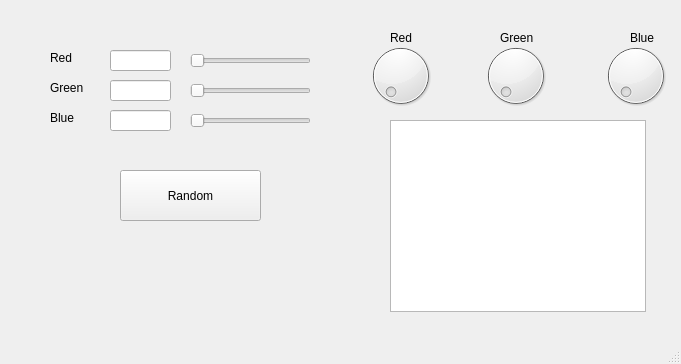
<?xml version="1.0" encoding="UTF-8"?>
<ui version="4.0">
 <class>MainWindow</class>
 <widget class="QMainWindow" name="MainWindow">
  <property name="geometry">
   <rect>
    <x>0</x>
    <y>0</y>
    <width>681</width>
    <height>364</height>
   </rect>
  </property>
  <property name="windowTitle">
   <string>MainWindow</string>
  </property>
  <widget class="QWidget" name="centralwidget">
   <widget class="QLabel" name="redLabel">
    <property name="geometry">
     <rect>
      <x>50</x>
      <y>50</y>
      <width>58</width>
      <height>16</height>
     </rect>
    </property>
    <property name="text">
     <string>Red</string>
    </property>
   </widget>
   <widget class="QLabel" name="greenLabel">
    <property name="geometry">
     <rect>
      <x>50</x>
      <y>80</y>
      <width>58</width>
      <height>16</height>
     </rect>
    </property>
    <property name="text">
     <string>Green</string>
    </property>
   </widget>
   <widget class="QLabel" name="blueLabel">
    <property name="geometry">
     <rect>
      <x>50</x>
      <y>110</y>
      <width>58</width>
      <height>16</height>
     </rect>
    </property>
    <property name="text">
     <string>Blue</string>
    </property>
   </widget>
   <widget class="QLineEdit" name="redEdit">
    <property name="geometry">
     <rect>
      <x>110</x>
      <y>50</y>
      <width>61</width>
      <height>21</height>
     </rect>
    </property>
   </widget>
   <widget class="QLineEdit" name="greenEdit">
    <property name="geometry">
     <rect>
      <x>110</x>
      <y>80</y>
      <width>61</width>
      <height>21</height>
     </rect>
    </property>
   </widget>
   <widget class="QLineEdit" name="blueEdit">
    <property name="geometry">
     <rect>
      <x>110</x>
      <y>110</y>
      <width>61</width>
      <height>21</height>
     </rect>
    </property>
   </widget>
   <widget class="QSlider" name="redSlider">
    <property name="geometry">
     <rect>
      <x>190</x>
      <y>50</y>
      <width>121</width>
      <height>22</height>
     </rect>
    </property>
    <property name="orientation">
     <enum>Qt::Horizontal</enum>
    </property>
   </widget>
   <widget class="QSlider" name="greenSlider">
    <property name="geometry">
     <rect>
      <x>190</x>
      <y>80</y>
      <width>121</width>
      <height>22</height>
     </rect>
    </property>
    <property name="orientation">
     <enum>Qt::Horizontal</enum>
    </property>
   </widget>
   <widget class="QSlider" name="blueSlider">
    <property name="geometry">
     <rect>
      <x>190</x>
      <y>110</y>
      <width>121</width>
      <height>22</height>
     </rect>
    </property>
    <property name="orientation">
     <enum>Qt::Horizontal</enum>
    </property>
   </widget>
   <widget class="QGraphicsView" name="colorView">
    <property name="geometry">
     <rect>
      <x>390</x>
      <y>120</y>
      <width>256</width>
      <height>192</height>
     </rect>
    </property>
   </widget>
   <widget class="QPushButton" name="randomButton">
    <property name="geometry">
     <rect>
      <x>120</x>
      <y>170</y>
      <width>141</width>
      <height>51</height>
     </rect>
    </property>
    <property name="text">
     <string>Random</string>
    </property>
   </widget>
   <widget class="QDial" name="redDial">
    <property name="geometry">
     <rect>
      <x>360</x>
      <y>40</y>
      <width>81</width>
      <height>71</height>
     </rect>
    </property>
   </widget>
   <widget class="QDial" name="greenDial">
    <property name="geometry">
     <rect>
      <x>470</x>
      <y>40</y>
      <width>91</width>
      <height>71</height>
     </rect>
    </property>
   </widget>
   <widget class="QDial" name="blueDial">
    <property name="geometry">
     <rect>
      <x>600</x>
      <y>40</y>
      <width>71</width>
      <height>71</height>
     </rect>
    </property>
   </widget>
   <widget class="QLabel" name="redLabel_2">
    <property name="geometry">
     <rect>
      <x>390</x>
      <y>30</y>
      <width>58</width>
      <height>16</height>
     </rect>
    </property>
    <property name="text">
     <string>Red</string>
    </property>
   </widget>
   <widget class="QLabel" name="greenLabel_2">
    <property name="geometry">
     <rect>
      <x>500</x>
      <y>30</y>
      <width>58</width>
      <height>16</height>
     </rect>
    </property>
    <property name="text">
     <string>Green</string>
    </property>
   </widget>
   <widget class="QLabel" name="blueLabel_2">
    <property name="geometry">
     <rect>
      <x>630</x>
      <y>30</y>
      <width>58</width>
      <height>16</height>
     </rect>
    </property>
    <property name="text">
     <string>Blue</string>
    </property>
   </widget>
  </widget>
  <widget class="QMenuBar" name="menubar">
   <property name="geometry">
    <rect>
     <x>0</x>
     <y>0</y>
     <width>681</width>
     <height>20</height>
    </rect>
   </property>
  </widget>
  <widget class="QStatusBar" name="statusbar"/>
 </widget>
 <resources/>
 <connections>
  <connection>
   <sender>redSlider</sender>
   <signal>valueChanged(int)</signal>
   <receiver>MainWindow</receiver>
   <slot>sliderUpdate()</slot>
   <hints>
    <hint type="sourcelabel">
     <x>262</x>
     <y>79</y>
    </hint>
    <hint type="destinationlabel">
     <x>331</x>
     <y>307</y>
    </hint>
   </hints>
  </connection>
  <connection>
   <sender>greenSlider</sender>
   <signal>valueChanged(int)</signal>
   <receiver>MainWindow</receiver>
   <slot>sliderUpdate()</slot>
   <hints>
    <hint type="sourcelabel">
     <x>286</x>
     <y>114</y>
    </hint>
    <hint type="destinationlabel">
     <x>457</x>
     <y>294</y>
    </hint>
   </hints>
  </connection>
  <connection>
   <sender>blueSlider</sender>
   <signal>valueChanged(int)</signal>
   <receiver>MainWindow</receiver>
   <slot>sliderUpdate()</slot>
   <hints>
    <hint type="sourcelabel">
     <x>299</x>
     <y>145</y>
    </hint>
    <hint type="destinationlabel">
     <x>579</x>
     <y>279</y>
    </hint>
   </hints>
  </connection>
  <connection>
   <sender>redEdit</sender>
   <signal>textEdited(QString)</signal>
   <receiver>MainWindow</receiver>
   <slot>editUpdate()</slot>
   <hints>
    <hint type="sourcelabel">
     <x>117</x>
     <y>86</y>
    </hint>
    <hint type="destinationlabel">
     <x>178</x>
     <y>268</y>
    </hint>
   </hints>
  </connection>
  <connection>
   <sender>greenEdit</sender>
   <signal>textEdited(QString)</signal>
   <receiver>MainWindow</receiver>
   <slot>editUpdate()</slot>
   <hints>
    <hint type="sourcelabel">
     <x>127</x>
     <y>115</y>
    </hint>
    <hint type="destinationlabel">
     <x>179</x>
     <y>299</y>
    </hint>
   </hints>
  </connection>
  <connection>
   <sender>blueEdit</sender>
   <signal>textEdited(QString)</signal>
   <receiver>MainWindow</receiver>
   <slot>editUpdate()</slot>
   <hints>
    <hint type="sourcelabel">
     <x>136</x>
     <y>144</y>
    </hint>
    <hint type="destinationlabel">
     <x>181</x>
     <y>327</y>
    </hint>
   </hints>
  </connection>
  <connection>
   <sender>randomButton</sender>
   <signal>clicked()</signal>
   <receiver>MainWindow</receiver>
   <slot>buttonClicked()</slot>
   <hints>
    <hint type="sourcelabel">
     <x>149</x>
     <y>210</y>
    </hint>
    <hint type="destinationlabel">
     <x>46</x>
     <y>223</y>
    </hint>
   </hints>
  </connection>
 </connections>
 <slots>
  <slot>sliderUpdate()</slot>
  <slot>editUpdate()</slot>
  <slot>buttonClicked()</slot>
 </slots>
</ui>
